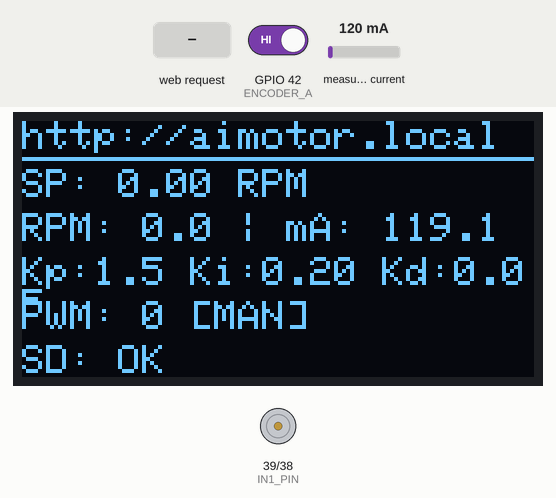
This sketch was run on a simulated ESP32-S3. Shown: 128×64 one-colour display, motor-driver pin pairs drawn as motors (green arrow = first pin HIGH = forward, orange = second pin HIGH = backward, longer = more drive, scaled by the enable pin). The inputs (shaded band) are chosen by the test bench; at power-on: measured current 120 mA, GPIO 42 (ENCODER_A) HIGH. Storage starts empty.

Above: at 2.27 s.
2.3 s: HTTP request GET /toggle_ai received
At 3.9 s:
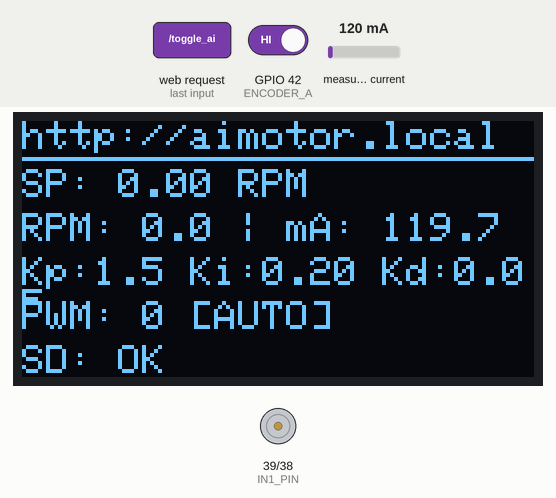
4.5 s: HTTP request GET /set_target?val=1 received
At 6.4 s:
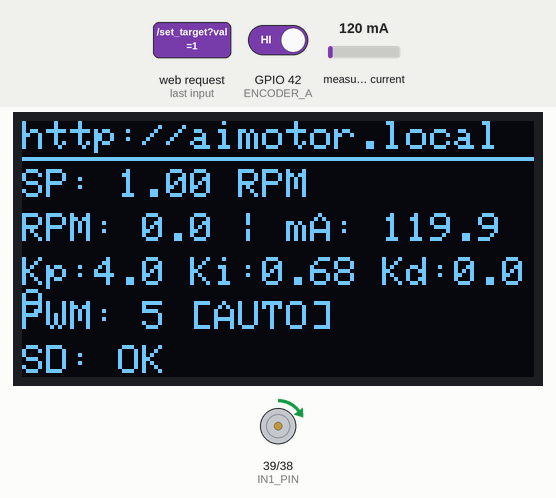
7.5 s: HTTP request GET /set_target?val=120 received
At 7.68 s:
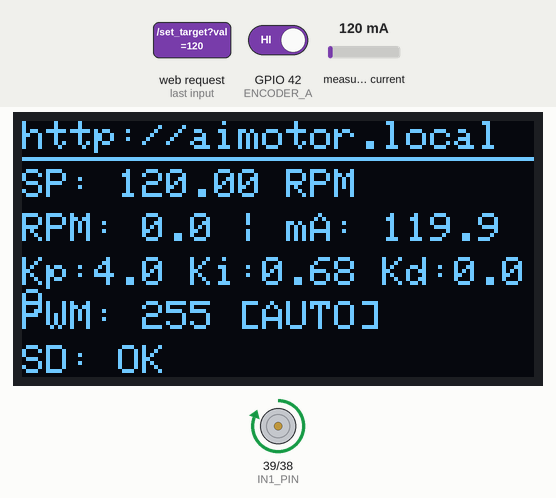
9.4 s: measured current set to 500 mA
At 10.64 s:
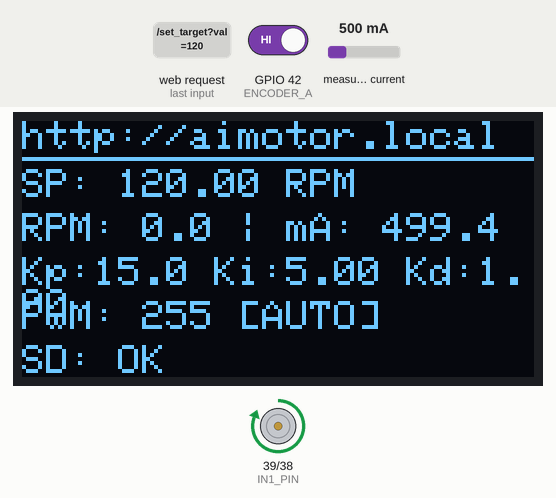
10.9 s: HTTP request GET /toggle_ai?val=ON received
At 12.9 s:
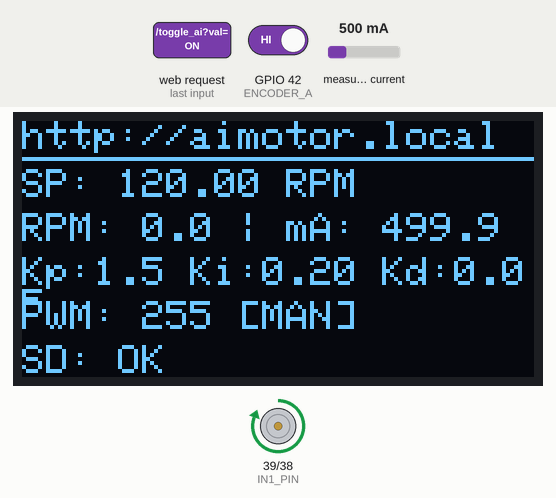
13.9 s: measured current set to 1500 mA
At 16.6 s:
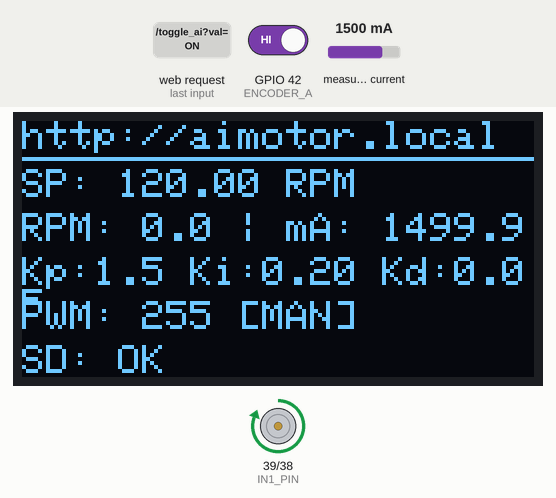
Timing chart, 0 to 18.1 s (numbered marks = the images above; inputs shaded):
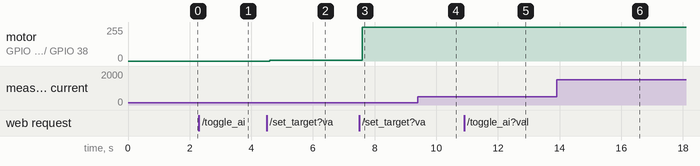

Measured:
- after the input at 2.3 s, the display: first differs from a run without the input after 0.13 s (image 1 shows a later state)
- after the input at 4.5 s, motor on GPIO 39 (IN1_PIN) / GPIO 38 (IN2_PIN): stopped → forward 4/255 after 0.10 s, → forward 5/255 1.4 s later; the display: first changes after 0.13 s (image 2 shows a later state)
- after the input at 10.9 s, the display: first changes at once (image 5 shows a later state)
- after the input at 13.9 s, the display: first changes after 0.05 s (image 6 shows a later state)
- what the display in image 1 shows lasts 0.6 s, from 3.4 s to 4.0 s

The sketch:

Dr_Philip_project.ino
```cpp
/*
 * ESP32-S3 Adaptive Neural-PID Controller
 * Hardware: ESP32-S3, JGA25-370, L298N, INA219, SD Card, OLED
 * Features: 1D Kalman Filters for Sensor Fusion, Safe AI Retraining
 */

#include <Wire.h>
#include <SPI.h>
#include <SD.h>
#include <Adafruit_GFX.h>
#include <Adafruit_SSD1306.h>
#include <Adafruit_INA219.h>
#include <WiFi.h>
#include <WebServer.h>
#include <ESPmDNS.h>

#include "webpage.h"
#include "ai_model.h"

// ================= Pin Definitions =================
#define ENCODER_A 42
#define ENCODER_B 41
#define ENA_PIN 40
#define IN1_PIN 39
#define IN2_PIN 38
#define I2C_SDA 8
#define I2C_SCL 9
#define SD_CS   10
#define SD_MOSI 11
#define SD_SCK  12
#define SD_MISO 13

#define SCREEN_WIDTH 128
#define SCREEN_HEIGHT 64

Adafruit_SSD1306 display(SCREEN_WIDTH, SCREEN_HEIGHT, &Wire, -1);
Adafruit_INA219 ina219;
SPIClass spi = SPIClass(FSPI);
WebServer server(80);
AIMotorController aiModel;

const int pwmFreq = 5000;
const int pwmResolution = 8;
const float GEAR_RATIO = 65.0;
const float BASE_PPR = 11.0;
const float COUNTS_PER_REV = GEAR_RATIO * BASE_PPR;

const char* ssid = "AI_Motor_Network";
const char* password = "12345678";

// ================= Global Variables =================
volatile long encoderCount = 0;
long lastEncoderCount = 0;
unsigned long lastTime = 0;

float currentRPM = 0.0;
float targetRPM = 0.0;
float current_mA = 0.0;
int currentPWM = 0;
bool sdInitialized = false;
bool aiMode = false;

// PID Variables
float integralError = 0;
float prevError = 0;
PIDGains currentGains = {1.5, 0.2, 0.05};

// ================= Kalman Filter Class =================
class SimpleKalmanFilter {
  private:
    float err_measure;
    float err_estimate;
    float q;
    float current_estimate;
    float last_estimate;
    float kalman_gain;

  public:
    SimpleKalmanFilter(float mea_e, float est_e, float q) {
      err_measure = mea_e;
      err_estimate = est_e;
      this->q = q;
    }

    float updateEstimate(float mea) {
      kalman_gain = err_estimate / (err_estimate + err_measure);
      current_estimate = last_estimate + kalman_gain * (mea - last_estimate);
      err_estimate =  (1.0 - kalman_gain) * err_estimate + abs(last_estimate - current_estimate) * q;
      last_estimate = current_estimate;
      return current_estimate;
    }
};

// Instantiate Kalman Filters
// Parameters: (Measurement Noise, Estimation Error, Process Noise)
SimpleKalmanFilter rpmKalman(5.0, 5.0, 0.1);
SimpleKalmanFilter currentKalman(10.0, 10.0, 0.2);

// ================= Interrupt =================
void IRAM_ATTR readEncoder() {
  if (digitalRead(ENCODER_B) > 0) encoderCount++;
  else encoderCount--;
}

// ================= Setup =================
void setup() {
  Serial.begin(115200);
  delay(1000);

  Wire.begin(I2C_SDA, I2C_SCL);

  if(!display.begin(SSD1306_SWITCHCAPVCC, 0x3C)) {
    Serial.println(F("OLED failed"));
  } else {
    display.clearDisplay(); display.setTextSize(1); display.setTextColor(WHITE);
    display.setCursor(0,0); display.println("Booting Edge AI..."); display.display();
  }

  if (!ina219.begin()) Serial.println(F("INA219 failed"));

  pinMode(ENCODER_A, INPUT_PULLUP);
  pinMode(ENCODER_B, INPUT_PULLUP);
  attachInterrupt(digitalPinToInterrupt(ENCODER_A), readEncoder, RISING);
  pinMode(IN1_PIN, OUTPUT);
  pinMode(IN2_PIN, OUTPUT);
  ledcAttach(ENA_PIN, pwmFreq, pwmResolution);

  spi.begin(SD_SCK, SD_MISO, SD_MOSI, SD_CS);
  if (!SD.begin(SD_CS, spi)) {
    sdInitialized = false;
  } else {
    sdInitialized = true;
    File dataFile = SD.open("/motor_data.csv", FILE_APPEND);
    if (dataFile) {
      if (dataFile.size() == 0) dataFile.println("Timestamp_ms,TargetRPM,RealRPM,Current_mA,Kp,Ki,Kd,PWM,Mode");
      dataFile.close();
    }
  }

  WiFi.softAP(ssid, password);
  MDNS.begin("aimotor");

  server.on("/", HTTP_GET, []() { server.send(200, "text/html", INDEX_HTML); });

  server.on("/data", HTTP_GET, []() {
    String json = "{\"rpm\":" + String(currentRPM) + ",\"target\":" + String(targetRPM) + ",\"current\":" + String(current_mA) +
                  ",\"kp\":" + String(currentGains.Kp) + ",\"ki\":" + String(currentGains.Ki) + ",\"kd\":" + String(currentGains.Kd) +
                  ",\"pwm\":" + String(currentPWM) + ",\"ai_mode\":" + (aiMode ? "true" : "false") + ",\"sd_ok\":" + (sdInitialized ? "true" : "false") + "}";
    server.send(200, "application/json", json);
  });

  server.on("/set_target", HTTP_GET, []() {
    if (server.hasArg("val")) {
      targetRPM = server.arg("val").toFloat();
      integralError = 0;
      server.send(200, "text/plain", "Target Updated");
    }
  });

  server.on("/toggle_ai", HTTP_GET, []() {
    aiMode = !aiMode;
    server.send(200, "text/plain", aiMode ? "ON" : "OFF");
  });

  server.on("/clear", HTTP_GET, []() {
    if (SD.remove("/motor_data.csv")) {
      File f = SD.open("/motor_data.csv", FILE_WRITE);
      f.println("Timestamp_ms,TargetRPM,RealRPM,Current_mA,Kp,Ki,Kd,PWM,Mode");
      f.close();
      server.send(200, "text/plain", "Cleared");
    }
  });

  server.on("/download", HTTP_GET, []() {
    File file = SD.open("/motor_data.csv", FILE_READ);
    server.sendHeader("Content-Disposition", "attachment; filename=motor_data.csv");
    server.streamFile(file, "text/csv");
    file.close();
  });

  server.begin();
  digitalWrite(IN1_PIN, HIGH);
  digitalWrite(IN2_PIN, LOW);
  lastTime = millis();
}

// ================= Main Loop =================
void loop() {
  server.handleClient();

  unsigned long currentTime = millis();
  float dt = (currentTime - lastTime) / 1000.0;

  if (dt >= 0.1) {
    noInterrupts();
    long currentCount = encoderCount;
    interrupts();

    // 1. Calculate Raw RPM
    float rawRPM = (((float)(currentCount - lastEncoderCount) / COUNTS_PER_REV) / dt) * 60.0;

    // 2. Apply Kalman Filter to RPM (Replaces EMA)
    currentRPM = rpmKalman.updateEstimate(rawRPM);

    lastEncoderCount = currentCount;
    lastTime = currentTime;

    // 3. Apply Kalman Filter to Current (mA)
    float rawCurrent = ina219.getCurrent_mA();
    current_mA = currentKalman.updateEstimate(rawCurrent);

    // ==========================================
    // PID & AI CONTROL LOGIC
    // ==========================================
    float error = targetRPM - currentRPM;

    if (targetRPM == 0) {
      currentPWM = 0;
      integralError = 0;
      error = 0;
    } else {
      integralError += error * dt;
      float derivativeError = (error - prevError) / dt;

      if (aiMode) {
        currentGains = aiModel.predictGains(currentRPM, current_mA);

        // Safety Retraining Deadband
        if (abs(error) > 3.0) {
            aiModel.onlineRetrain(error, 0.00001);
        }
      } else {
        currentGains = {1.5, 0.2, 0.05};
      }

      float pid_output = (currentGains.Kp * error) + (currentGains.Ki * integralError) + (currentGains.Kd * derivativeError);
      currentPWM = constrain((int)pid_output, 0, 255);
    }

    prevError = error;
    ledcWrite(ENA_PIN, currentPWM);

    if (sdInitialized) {
      File dataFile = SD.open("/motor_data.csv", FILE_APPEND);
      if (dataFile) {
        dataFile.printf("%lu,%.1f,%.1f,%.1f,%.2f,%.3f,%.3f,%d,%d\n",
          currentTime, targetRPM, currentRPM, current_mA, currentGains.Kp, currentGains.Ki, currentGains.Kd, currentPWM, aiMode ? 1 : 0);
        dataFile.close();
      }
    }
    updateOLED();
  }
}

// ================= Helper Functions =================
void updateOLED() {
  display.clearDisplay();
  display.setTextSize(1);
  display.setCursor(0, 0); display.print("http://aimotor.local");
  display.drawLine(0, 9, 128, 9, WHITE);
  display.setCursor(0, 12); display.print("SP: "); display.print(targetRPM); display.print(" RPM");
  display.setCursor(0, 23); display.printf("RPM: %.1f | mA: %.1f\n", currentRPM, current_mA);
  display.setCursor(0, 34); display.printf("Kp:%.1f Ki:%.2f Kd:%.2f\n", currentGains.Kp, currentGains.Ki, currentGains.Kd);
  display.setCursor(0, 45); display.printf("PWM: %d [%s]\n", currentPWM, aiMode ? "AUTO" : "MAN");
  display.setCursor(0, 56); display.print(sdInitialized ? "SD: OK" : "SD: ERR");
  display.display();
}
```

ai_model.h
```cpp
// Auto-Generated AI Neural-PID Controller
// Inputs: RPM, Current (mA)
// Outputs: Kp, Ki, Kd

#ifndef AI_MODEL_H
#define AI_MODEL_H

#include <math.h>

struct PIDGains {
    float Kp;
    float Ki;
    float Kd;
};

class AIMotorController {
private:
    float mean_rpm = 40.927388535031845f;
    float mean_current = 49.00253503184714f;
    float std_rpm = 25.457675407022048f;
    float std_current = 16.299095905343197f;

    float W1[2][8] = {
        {-0.070317246, 0.24284618, 0.10681584, 0.09679936, 0.06051413, -0.51754373, -0.49221024, 0.8945028},
        {0.31750697, -0.60929316, -0.14877306, 0.8409173, -0.1304655, -0.20278412, 0.08025211, -0.068747036}
    };
    float b1[8] = {0.3382082, -0.34505743, 0.64942443, 0.37161216, 0.55648756, -0.38740352, 0.61551535, 0.28392106};

    float W2[8][3] = {
        {0.6576379, 0.04517614, -0.011986093},
        {-0.5724503, -0.027437583, -0.013715991},
        {0.38060194, 0.45214674, 0.14583606},
        {0.25745267, 0.011011902, 0.0122259},
        {0.91508025, -0.95112336, -0.085455105},
        {-0.6519291, -0.031021427, -0.021618184},
        {0.84695536, -0.007231643, 0.053896412},
        {0.50201464, 0.010764849, 0.020183317}
    };
    float b2[3] = {0.30294555, 0.5632253, -0.03399612};

    float hidden1[8];
    float relu(float x) { return (x > 0) ? x : 0; }

public:
    PIDGains predictGains(float live_rpm, float live_current) {
        float scaled_rpm = (live_rpm - mean_rpm) / std_rpm;
        float scaled_current = (live_current - mean_current) / std_current;
        float input[2] = {scaled_rpm, scaled_current};

        for (int i = 0; i < 8; i++) {
            hidden1[i] = b1[i];
            for (int j = 0; j < 2; j++) {
                hidden1[i] += input[j] * W1[j][i];
            }
            hidden1[i] = relu(hidden1[i]);
        }

        float outputs[3] = {b2[0], b2[1], b2[2]};
        for (int i = 0; i < 3; i++) {
            for (int j = 0; j < 8; j++) {
                outputs[i] += hidden1[j] * W2[j][i];
            }
        }

        // --- SAFETY CLAMPS TO PREVENT WEIGHT WINDUP ---
        if (outputs[0] < 0.001) outputs[0] = 0.001; // Minimums
        if (outputs[1] < 0.001) outputs[1] = 0.001;
        if (outputs[2] < 0.001) outputs[2] = 0.001;

        if (outputs[0] > 15.0) outputs[0] = 15.0; // Max Kp
        if (outputs[1] > 5.0)  outputs[1] = 5.0;  // Max Ki
        if (outputs[2] > 1.0)  outputs[2] = 1.0;  // Max Kd

        return {outputs[0], outputs[1], outputs[2]};
    }

    void onlineRetrain(float rpm_error, float learning_rate) {
        for (int i = 0; i < 3; i++) {
            for (int j = 0; j < 8; j++) {
                W2[j][i] += learning_rate * rpm_error * hidden1[j];
            }
            b2[i] += learning_rate * rpm_error;
        }
    }
};

#endif
```

webpage.h
```cpp
#ifndef WEBPAGE_H
#define WEBPAGE_H

const char INDEX_HTML[] PROGMEM = R"rawliteral(
<!DOCTYPE html>
<html lang="en">
<head>
  <meta charset="UTF-8">
  <meta name="viewport" content="width=device-width, initial-scale=1.0">
  <title>AI Motor Control</title>
  <style>
    :root { --primary: #007bff; --success: #28a745; --danger: #dc3545; --warning: #ffc107; --bg: #f4f7f6; --card-bg: #ffffff; --text: #333; }
    body { font-family: 'Segoe UI', Tahoma, Geneva, Verdana, sans-serif; background-color: var(--bg); color: var(--text); margin: 0; padding: 20px; text-align: center; }
    h1 { color: #2c3e50; font-weight: 600; margin-bottom: 20px; }
    .grid { display: grid; grid-template-columns: repeat(auto-fit, minmax(250px, 1fr)); gap: 20px; max-width: 900px; margin: 0 auto; }
    .card { background: var(--card-bg); padding: 20px; border-radius: 12px; box-shadow: 0 8px 15px rgba(0,0,0,0.05); }
    .card-title { font-size: 1.1em; color: #7f8c8d; text-transform: uppercase; letter-spacing: 1px; margin-bottom: 5px; }
    .value { font-size: 2.5em; font-weight: bold; color: var(--primary); margin: 5px 0; }
    .unit { font-size: 0.4em; color: #95a5a6; }

    .control-panel { background: var(--card-bg); padding: 20px; border-radius: 12px; box-shadow: 0 8px 15px rgba(0,0,0,0.05); max-width: 900px; margin: 20px auto; border: 2px solid transparent; }
    .ai-active { border: 2px solid var(--warning); background-color: #fffdf5; }

    input[type=range] { width: 80%; margin: 15px 0; }
    .pwm-display { font-size: 1.5em; font-weight: bold; }

    .btn { padding: 10px 20px; border: none; border-radius: 6px; font-size: 1em; font-weight: bold; cursor: pointer; transition: 0.3s; color: white; margin: 5px; text-decoration: none; display: inline-block;}
    .btn-primary { background-color: var(--primary); }
    .btn-success { background-color: var(--success); }
    .btn-danger { background-color: var(--danger); }
    .btn-warning { background-color: var(--warning); color: #333; }

    canvas { background: #fafafa; border: 1px solid #ddd; border-radius: 8px; width: 100%; max-height: 250px; margin-top: 15px; }
    .legend { display: flex; justify-content: center; gap: 20px; margin-top: 10px; font-size: 0.9em; font-weight: bold; }
    .leg-sp { color: #007bff; }
    .leg-rp { color: #dc3545; }
  </style>
</head>
<body>
  <h1>AI Motor Dashboard</h1>
  <div class="grid">
    <div class="card">
      <div class="card-title">Motor Speed</div>
      <div class="value" id="rpm">0.0<span class="unit"> RPM</span></div>
    </div>
    <div class="card">
      <div class="card-title">Motor Load</div>
      <div class="value" id="current">0.0<span class="unit"> mA</span></div>
    </div>
    <div class="card" id="ai_card">
      <div class="card-title">Controller</div>
      <div class="value" id="ai_state" style="color: #7f8c8d;">STATIC</div>
      <div style="font-size: 0.9em; color: #555;">Kp: <span id="val_kp">--</span> | Ki: <span id="val_ki">--</span> | Kd: <span id="val_kd">--</span></div>
    </div>
  </div>

  <div class="control-panel" id="control_box">
    <div class="card-title">Live Performance Graph</div>
    <canvas id="rpmChart" width="800" height="250"></canvas>
    <div class="legend">
      <span class="leg-sp">-- Setpoint (Target)</span>
      <span class="leg-rp">-- Real RPM</span>
    </div>
    <hr style="border: 0; border-top: 1px solid #eee; margin: 20px 0;">
    <div class="card-title">Speed Control (RPM)</div>
    <div class="pwm-display">Setpoint: <span id="target_val" style="color: var(--primary);">0</span> RPM</div>
    <input type="range" id="target_slider" min="0" max="200" value="0" oninput="updateSliderText(this.value)" onchange="sendTarget(this.value)">
    <br>
    <button class="btn btn-warning" onclick="toggleAI()">Toggle Adaptive AI</button>
    <button class="btn btn-primary" onclick="stopMotor()">Stop Motor</button>
  </div>

  <div class="control-panel">
    <div class="card-title">Data Management</div>
    <a href="/download" class="btn btn-success">Download CSV</a>
    <button class="btn btn-danger" onclick="clearSD()">Clear Dataset</button>
  </div>
  <div id="status" style="margin-top: 10px; color: #7f8c8d; font-size: 0.9em;">Connecting...</div>

  <script>
    let aiActive = false;
    const canvas = document.getElementById('rpmChart');
    const ctx = canvas.getContext('2d');
    const maxDataPoints = 60;
    let targetData = new Array(maxDataPoints).fill(0);
    let realData = new Array(maxDataPoints).fill(0);

    function drawGraph() {
      ctx.clearRect(0, 0, canvas.width, canvas.height);
      ctx.strokeStyle = '#eaeaea';
      ctx.lineWidth = 1;
      for(let i=0; i<5; i++) {
        ctx.beginPath(); ctx.moveTo(0, i * (canvas.height/4)); ctx.lineTo(canvas.width, i * (canvas.height/4)); ctx.stroke();
      }

      let maxRPM = Math.max(200, Math.max(...targetData) * 1.2, Math.max(...realData) * 1.2);
      let stepX = canvas.width / (maxDataPoints - 1);

      function drawLine(dataArray, color) {
        ctx.beginPath(); ctx.strokeStyle = color; ctx.lineWidth = 3;
        for(let i=0; i<maxDataPoints; i++) {
          let x = i * stepX;
          let y = canvas.height - ((dataArray[i] / maxRPM) * canvas.height);
          if(i === 0) ctx.moveTo(x, y); else ctx.lineTo(x, y);
        }
        ctx.stroke();
      }

      drawLine(targetData, 'rgba(0, 123, 255, 0.5)');
      drawLine(realData, '#dc3545');
    }

    function updateSliderText(val) { document.getElementById('target_val').innerText = val; }
    function sendTarget(val) { fetch('/set_target?val=' + val); }
    function stopMotor() {
      document.getElementById('target_slider').value = 0;
      updateSliderText(0); fetch('/set_target?val=0');
    }

    function toggleAI() {
      fetch('/toggle_ai').then(response => response.text()).then(state => {
        aiActive = (state === "ON");
        if(aiActive) {
          document.getElementById('ai_state').innerText = "ADAPTIVE AI";
          document.getElementById('ai_state').style.color = "#ffc107";
          document.getElementById('control_box').classList.add('ai-active');
        } else {
          document.getElementById('ai_state').innerText = "STATIC";
          document.getElementById('ai_state').style.color = "#7f8c8d";
          document.getElementById('control_box').classList.remove('ai-active');
        }
      });
    }

    function clearSD() {
      if(confirm("Delete all data?")) fetch('/clear').then(response => response.text()).then(msg => alert(msg));
    }

    setInterval(function() {
      fetch('/data')
        .then(response => response.json())
        .then(data => {
          document.getElementById('rpm').innerHTML = data.rpm.toFixed(1) + '<span class="unit"> RPM</span>';
          document.getElementById('current').innerHTML = data.current.toFixed(1) + '<span class="unit"> mA</span>';
          document.getElementById('val_kp').innerText = data.kp.toFixed(2);
          document.getElementById('val_ki').innerText = data.ki.toFixed(3);
          document.getElementById('val_kd').innerText = data.kd.toFixed(3);

          aiActive = data.ai_mode;
          targetData.shift(); targetData.push(data.target);
          realData.shift(); realData.push(data.rpm);
          drawGraph();
          document.getElementById('status').innerText = "Status: Live Data Active | " + (data.sd_ok ? "SD Card OK" : "SD Card ERROR");
        });
    }, 500);
  </script>
</body>
</html>
)rawliteral";

#endif
```
